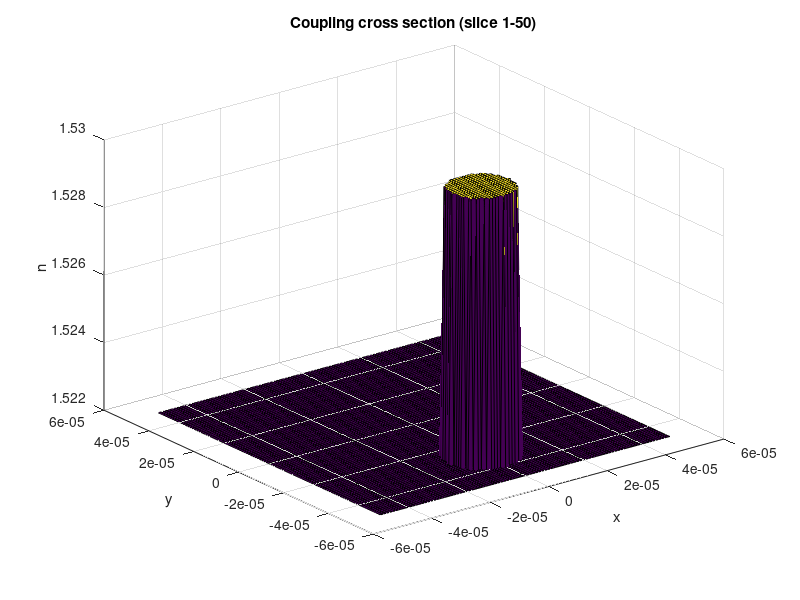
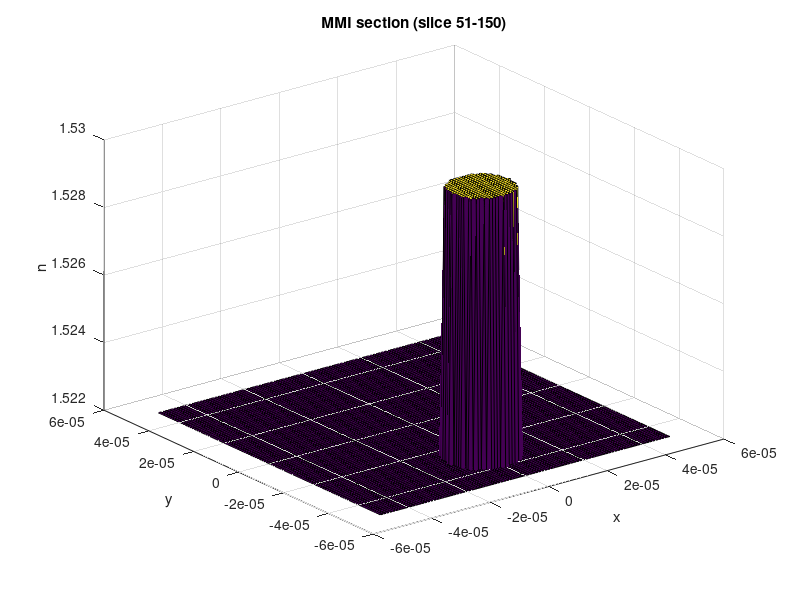
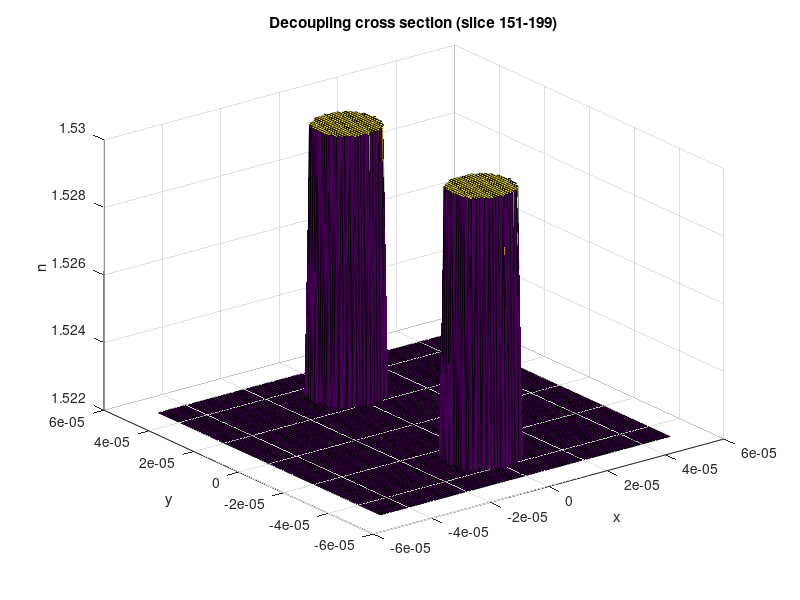
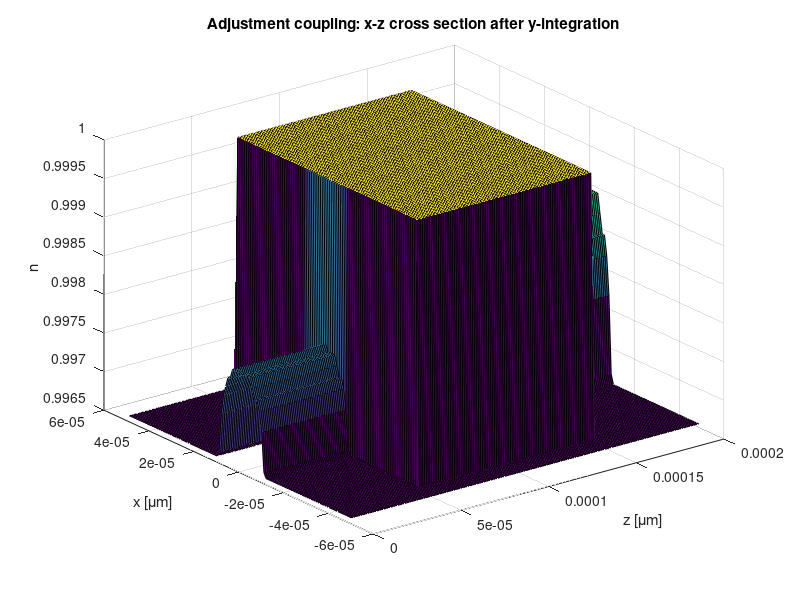

Source code (MATLAB) for these figures, in order:
%% Adjustment of the coupling area/Anpassung des Koppelbereichs
dx_coarse = 1e-6;                    % Step coarse for fine step               
dy_coarse = 1e-6;                    % Step coarse for fine step
dz        = 1e-6;                    % Propagationstep µm(1e-6)
L_x = 99e-6; % Länge der querschnitt in x
L_y = 99e-6;
n_glass = 1.522;
n_1 = 1.530;

%% Grid
x = linspace(-L_x/2,L_x/2,100);    
y = linspace(-L_y/2,L_y/2,100);
% x = [0: dx_coarse: 99*dx_coarse];
% y = [0: dy_coarse: 99*dy_coarse];

z = [0:dz:199*dz];                                                                % Base vector
[xg,yg,zg] = meshgrid(x,y,z);                                                       % Base grid

n = ones(length(y),length(x))*n_glass; 
n_dim = size(n);

%% coupling area
% rectangle: length=width=10*dx_coarse

% len_Ein = 10;
% n(n_dim(1)/2 - len_Ein:n_dim(1)/2 + len_Ein, n_dim(2)/2 - len_Ein:n_dim(2)/2 + len_Ein) = 1.530;

% Circle: radius=10*dx_coarse
z_coup = [0:dz:49*dz];

rad_coup = 10*dx_coarse;
a = xg(:,:,1);
center_button_x = a(50,50);
a = yg(:,:,1);
center_button_y = a(20,20);

B=sqrt((xg(:,:,1)-center_button_x).^2+(yg(:,:,1)-center_button_y).^2)<=rad_coup;
n(B)=n_1;
nc = repmat(n,[1 1 length(z_coup)]);

figure
surf(xg(:,:,1),yg(:,:,1),nc(:,:,1))
xlabel('x')
ylabel('y')
zlabel('n')
title('Coupling cross section (slice 1-50)')
%% MMI area
% rectangle: length=width=10*dx_coarse
z_MMI = [50*dz:dz:149*dz];

n = ones(length(y),length(x))*n_glass; 
len_MMI = 80;
n(n_dim(1)/2 - len_MMI/2:n_dim(1)/2 + len_MMI/2, n_dim(2)/2 - len_MMI/2:n_dim(2)/2 + len_MMI/2) = n_1;
n = repmat(n,[1 1 length(z_MMI)]);
nc = cat(3,nc,n);

figure
surf(xg(:,:,1),yg(:,:,1),nc(:,:,11))
xlabel('x')
ylabel('y')
zlabel('n')
title('MMI section (slice 51-150)')

%% decoupling area
% rectangle: length=width=10*dx_coarse

% len_Ein = 10;
% n(n_dim(1)/2 - len_Ein:n_dim(1)/2 + len_Ein, n_dim(2)/2 - len_Ein:n_dim(2)/2 + len_Ein) = 1.530;


% Circle: radius=10*dx_coarse
n = ones(length(y),length(x))*n_glass; 
z_decoup = [150*dz:dz:199*dz];

rad_decoup_top = 10*dx_coarse;
a = xg(:,:,1);
center_top_x = a(50,50);
a = yg(:,:,1);
center_top_y = a(80,80);

rad_decoup_button = 10*dx_coarse;
a = xg(:,:,1);
center_button_x = a(50,50);
a = yg(:,:,1);
center_button_y = a(20,20);

B=sqrt((xg(:,:,1)-center_top_x).^2+(yg(:,:,1)-center_top_y).^2)<=rad_decoup_top;
n(B)=n_1;
B=sqrt((xg(:,:,1)-center_button_x).^2+(yg(:,:,1)-center_button_y).^2)<=rad_decoup_button;
n(B)=n_1;

n = repmat(n,[1 1 length(z_decoup)]);
nc = cat(3,nc,n);

figure
surf(xg(:,:,1),yg(:,:,1),nc(:,:,191))
xlabel('x')
ylabel('y')
zlabel('n')
title('Decoupling cross section (slice 151-199)')

%% x-z Visualization
figure
n_int = squeeze(sum(abs(nc) .* abs(yg)));
surf(z(2:end),x,squeeze(n_int(:,2:end))/max(max(n_int(:,2:end))))

xlabel('z [\mum]')
ylabel('x [\mum]')
zlabel('n')
title('Adjustment coupling: x-z cross section after y-integration')
